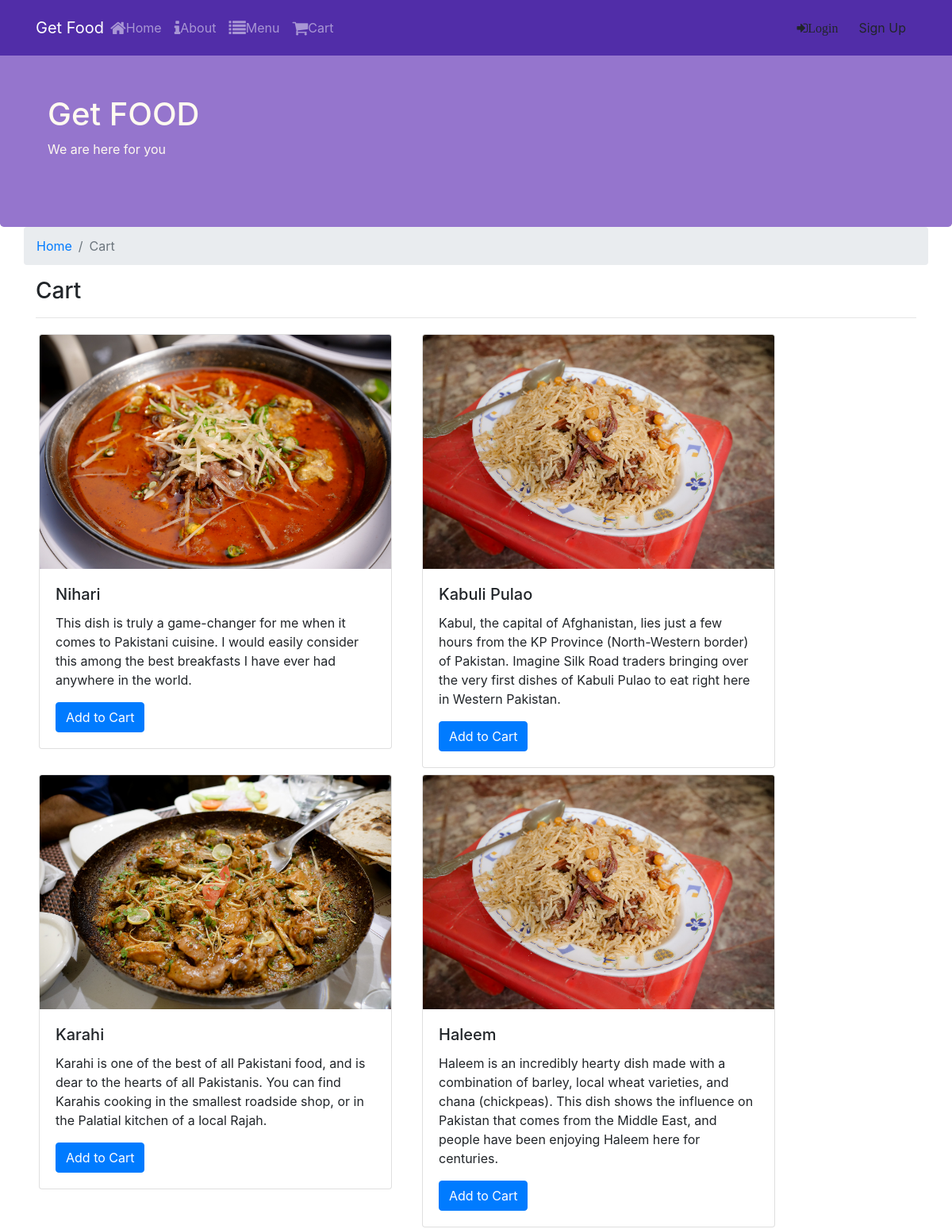
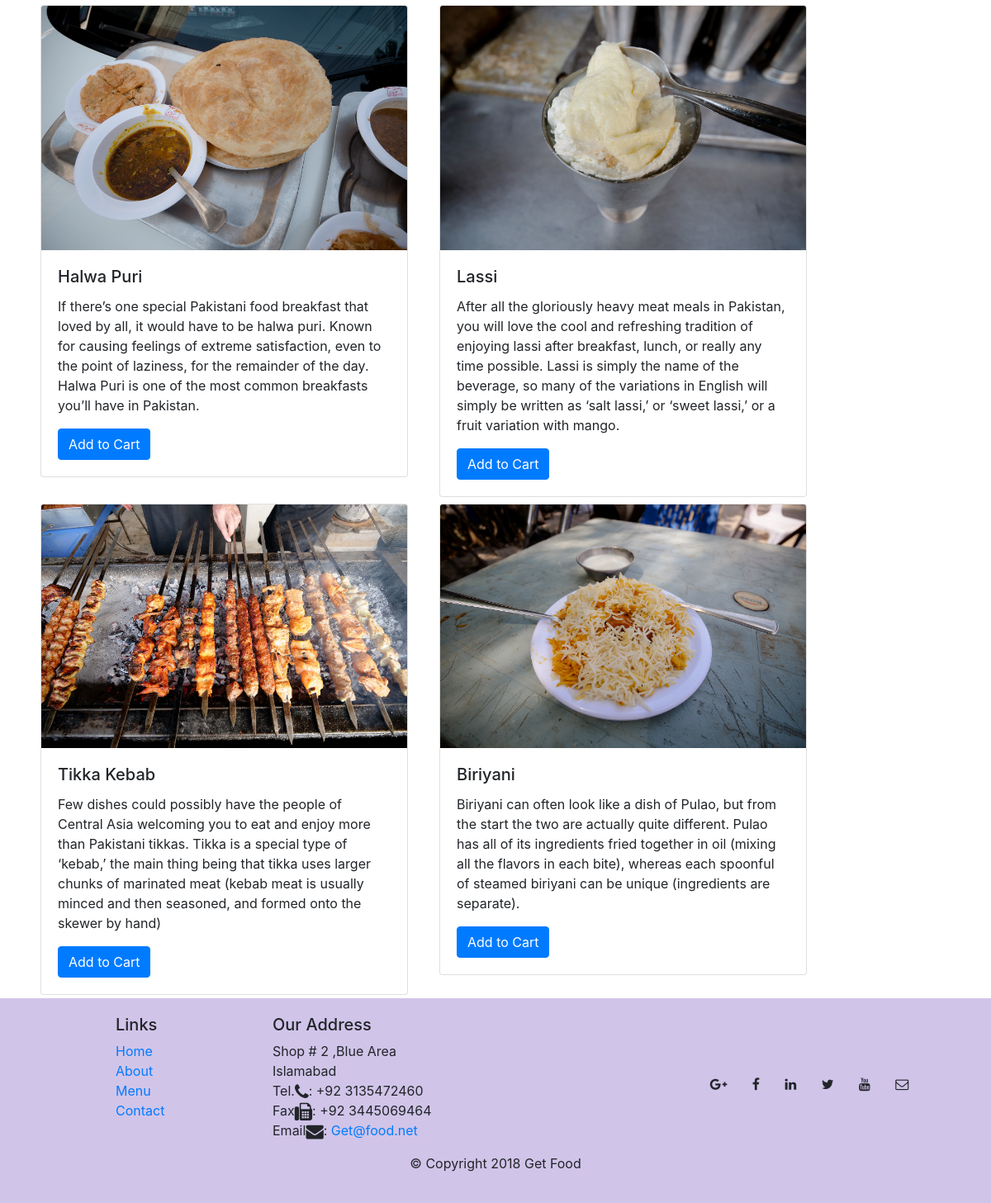
Page /menu.php on the committed database (2 pictures, top to bottom).
### tables this page shows
CREATE TABLE `dishes` (
  `id` int(11) NOT NULL,
  `dish_name` varchar(20) NOT NULL,
  `dish_detail` text NOT NULL,
  `dish_image` varchar(50) NOT NULL,
  `dish_price` double(5,2) NOT NULL DEFAULT 9.99,
  `dish_featured` tinyint(4) NOT NULL DEFAULT 0
);

### menu.php (the view, shortened to what this page needs)
<!DOCTYPE html>
<html lang="en">
<head>
    <link rel="stylesheet" href="https://stackpath.bootstrapcdn.com/bootstrap/4.5.0/css/bootstrap.min.css">
    <link rel="stylesheet" href="css/styles.css">
    <link rel="stylesheet" href="https://cdnjs.cloudflare.com/ajax/libs/bootstrap-social/5.1.1/bootstrap-social.min.css" />
    <link rel="stylesheet" href="https://stackpath.bootstrapcdn.com/font-awesome/4.7.0/css/font-awesome.min.css">
</head>
<body>
    <?php include 'header.php' ?>
    <div class='container'>
        <div class="row">
            <ol class="col-12 breadcrumb">
                <li class="breadcrumb-item"><a href="index.php">Home</a></li>
                <li class="breadcrumb-item active">Cart</li>
            </ol>
            <div class="col-12">
                <h3>Cart</h3>
                <hr>
            </div>
        </div>
       <div class='row'>
    <?php
        include 'connect.php';
        $sql = "SELECT * FROM dishes";
        $result = $conn->query($sql);
if ($result->num_rows > 0) {
  while($row = $result->fetch_assoc()) {
    echo "
    <div class='col-12 col-md-5 m-1'>
    <div class='card'>
  <img class='card-img-top' src=".$row['dish_image']." alt='Card image cap'>
  <div class='card-body'>
    <h5 class='card-title'>".$row['dish_name']."</h5>
    <p class='card-text'>".$row['dish_detail']."</p>
    <a href='#' class='btn btn-primary'>Add to Cart</a>
  </div>
</div>
</div>";
  }
} else {
  echo "<h1>No Dish available</h1>";
}
    ?>
       </div>
</div>
    <?php include 'footer.php' ?>
</body>
</html>

### header.php (shortened to what this page needs)
<nav class="navbar navbar-dark navbar-expand-sm fixed-top ">
        <div class="container">
            <a class="navbar-brand mr-auto" href="index.html">Get Food</a>
            <div class="collapse navbar-collapse" id="Navbar">
                <ul class="navbar-nav mr-auto">
                    <li class="nav-item"><a class="nav-link" href="index.php"><span class="fa fa-home fa-lg"></span>Home</a></li>
                    <li class="nav-item"><a class="nav-link" href="about.php"><span class="fa fa-info fa-lg"></span>About</a></li>
                    <li class="nav-item"><a class="nav-link" href="menu.php"><span class="fa fa-list fa-lg"></span>Menu</a></li>
                    <li class="nav-item"><a class="nav-link" href="cart.php"><span class="fa fa-shopping-cart fa-lg"></span>Cart</a></li>
                </ul>
                <span class='navbar-text'>
                    <a id='loginButton' href='./login.php'>
                        <button class='btn btn-outline'><span class="fa fa-sign-in" style="cursor:pointer ">Login</span></button>
                    </a>
                </span>
                <span class='navbar-text'>
                    <a id='signupButton' href='./signup.php'>
                        <button class='btn btn-outline'><span className="fa fa-sign-up fa-lg"></span>Sign Up</button>
                    </a>
                </span>
            </div>
        </div>
    </nav>
    <header class="jumbotron">
        <div class="container">
            <div class="row row-header align-items-center">
                <div class="col-12 col-sm-6">
                    <h1>Get FOOD</h1>
                    <p>We are here for you</p>
                </div>
            </div>
        </div>
    </header>

### footer.php
    <footer class="footer">
        <div class="container">
            <div class="row">
                <div class="col-4 offset-1 col-sm-2">
                    <h5>Links</h5>
                    <ul class="list-unstyled">
                        <li><a href="./index.php">Home</a></li>
                        <li><a href="./about.php">About</a></li>
                        <li><a href="#">Menu</a></li>
                        <li><a href="#">Contact</a></li>
                    </ul>
                </div>
                <div class="col-7 col-sm-5">
                    <h5>Our Address</h5>
                    <address>
		              Shop # 2 ,Blue Area<br>
		              Islamabad<br>
		              Tel.<i class="fa fa-phone fa-lg"></i>: +92 3135472460<br>
		              Fax<i class="fa fa-fax fa-lg"></i>: +92 3445069464<br>
		              Email<i class="fa fa-envelope fa-lg"></i>: <a href="mailto:confusion@food.net">Get@food.net</a>
		           </address>
                </div>
                <div class="col-12 col-sm-4 align-self-center">
                    <div class="text-center">
                        <a class="btn btn-social-icon btn-google" href="http://google.com/+"><i class="fa fa-google-plus"></i></a>
                        <a class="btn btn-social-icon btn-facebook" href="http://www.facebook.com/profile.php?id="><i class="fa fa-facebook"></i></a>
                        <a class="btn btn-social-icon btn-linkedin" href="http://www.linkedin.com/in/"><i class="fa fa-linkedin"></i></a>
                        <a class="btn btn-social-icon btn-twitter" href="http://twitter.com/"><i class="fa fa-twitter"></i></a>
                        <a class="btn btn-social-icon btn-google" href="http://youtube.com/"><i class="fa fa-youtube"></i></a>
                        <a class="btn btn-social-icon" href="mailto:"><i class="fa fa-envelope-o"></i></a>
                    </div>
                </div>
           </div>
           <div class="row justify-content-center">
                <div class="col-auto">
                    <p>© Copyright 2018 Get Food</p>
                </div>
            </div>
</footer>

### css/styles.css (style rules this page uses)
.row-header { margin: 0px auto; padding: 0px 0px; }
.footer { background-color: #D1C4E9; margin: 0px auto; padding: 20px 0px; }
.jumbotron { margin: 0px auto; padding: 70px 30px; background: #9575CD; color: floralwhite; }
body { padding: 50px 0px 0px 0px; z-index: 0; }
.navbar-dark { background-color: #512DA8; }

### rows in the picture
dishes: dish_image (picture), dish_name "Nihari", dish_detail "This dish is truly a game-changer for me when it comes to Pakistani cuisine. I would easily consider this among the best breakfasts I have ever had anywhere in the world."
dishes: dish_image (picture), dish_name "Kabuli Pulao", dish_detail "Kabul, the capital of Afghanistan, lies just a few hours from the KP Province (North-Western border) of Pakistan. Imagine Silk Road traders bringing over the very first dishes of Kabuli Pulao to eat right here in Western Pakistan."
dishes: dish_image (picture), dish_name "Karahi", dish_detail "Karahi is one of the best of all Pakistani food, and is dear to the hearts of all Pakistanis. You can find Karahis cooking in the smallest roadside shop, or in the Palatial kitchen of a local Rajah."
dishes: dish_image (picture), dish_name "Haleem", dish_detail "Haleem is an incredibly hearty dish made with a combination of barley, local wheat varieties, and chana (chickpeas). This dish shows the influence on Pakistan that comes from the Middle East, and people have been enjoying Haleem here for centuries."
dishes: dish_image (picture), dish_name "Halwa Puri", dish_detail "If there’s one special Pakistani food breakfast that loved by all, it would have to be halwa puri. Known for causing feelings of extreme satisfaction, even to the point of laziness, for the remainder of the day. Halwa Puri is one of the most common breakfasts you’ll have in Pakistan."
dishes: dish_image (picture), dish_name "Lassi", dish_detail "After all the gloriously heavy meat meals in Pakistan, you will love the cool and refreshing tradition of enjoying lassi after breakfast, lunch, or really any time possible. Lassi is simply the name of the beverage, so many of the variations in English will simply be written as ‘salt lassi,’ or ‘sweet lassi,’ or a fruit variation with mango."
dishes: dish_image (picture), dish_name "Tikka Kebab", dish_detail "Few dishes could possibly have the people of Central Asia welcoming you to eat and enjoy more than Pakistani tikkas. Tikka is a special type of ‘kebab,’ the main thing being that tikka uses larger chunks of marinated meat (kebab meat is usually minced and then seasoned, and formed onto the skewer by hand)"
dishes: dish_image (picture), dish_name "Biriyani", dish_detail "Biriyani can often look like a dish of Pulao, but from the start the two are actually quite different. Pulao has all of its ingredients fried together in oil (mixing all the flavors in each bite), whereas each spoonful of steamed biriyani can be unique (ingredients are separate)."
